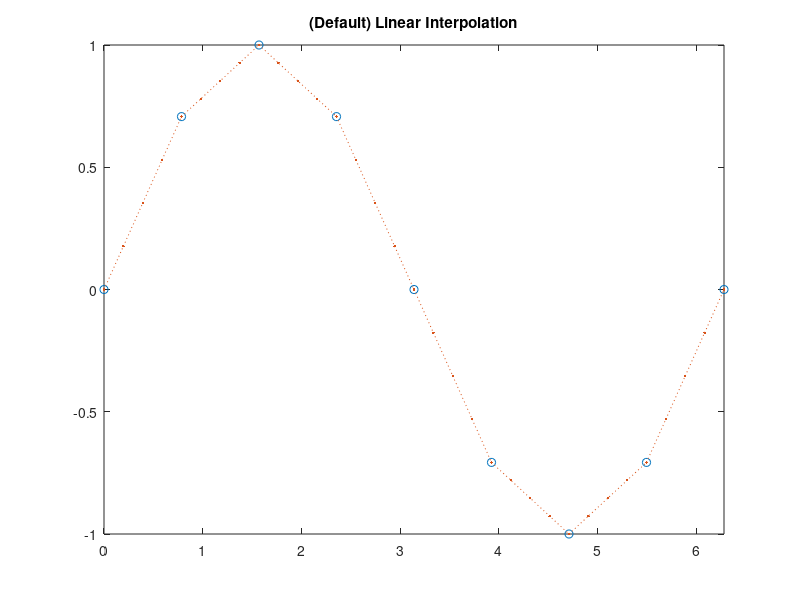
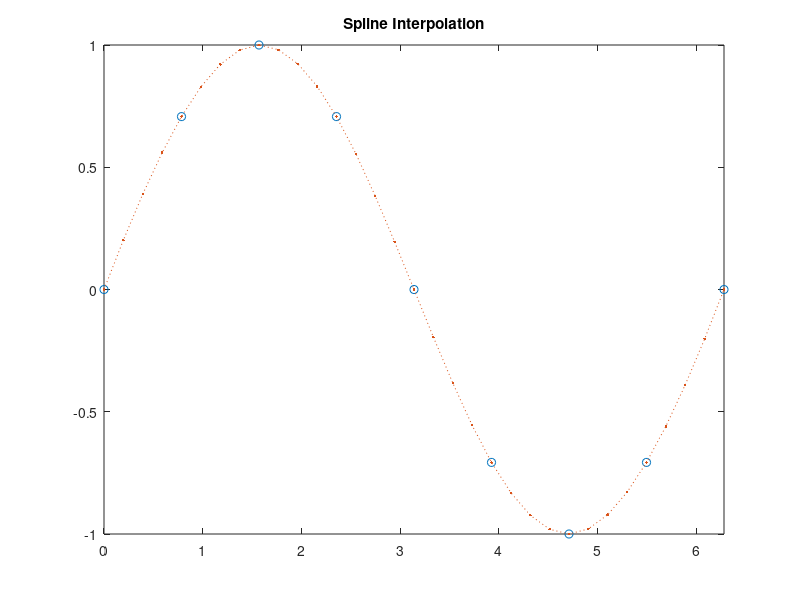
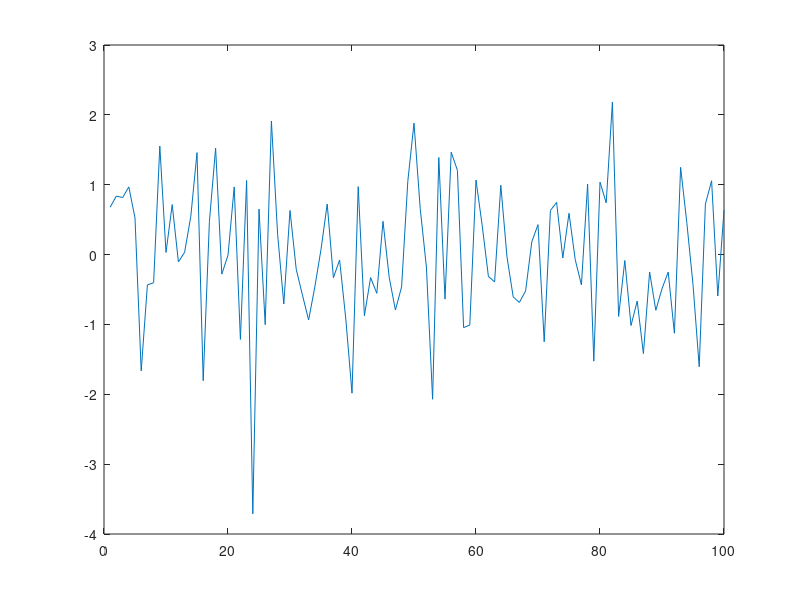
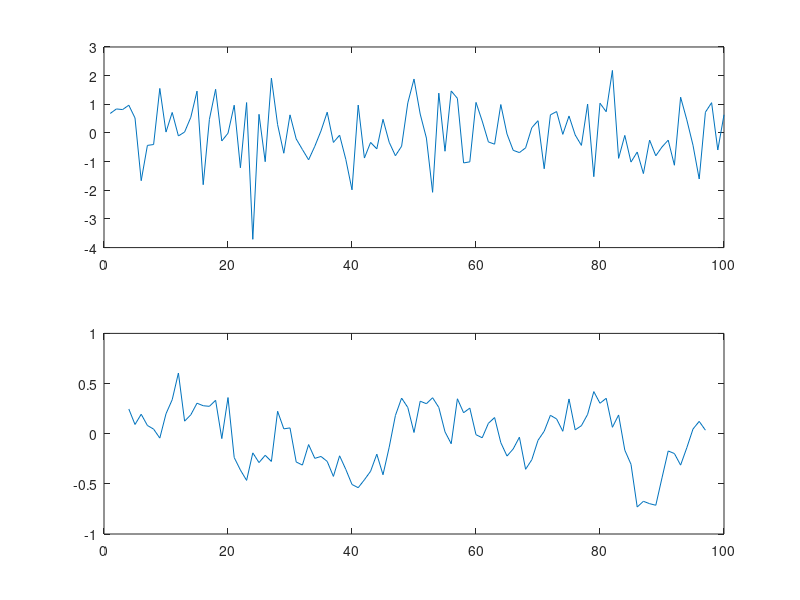

These charts were generated, in order, by the following MATLAB code:
%% Lab 8 Reveiw convolution, functions, and SD
% Name
% COntact info, etc
% This requires the normalize function in this folder

%% 0 Init 
clear all
close all
clc

%%
x = 0:pi/4:2*pi; % Should correspond to days that are not missing
v = sin(x); % data that is not missing
xq = 0:pi/16:2*pi; % Days that have data that IS missing

figure
vq1 = interp1(x,v,xq);
plot(x,v,'o',xq,vq1,':.');
xlim([0 2*pi]);
title('(Default) Linear Interpolation');


figure
vq2 = interp1(x,v,xq,'spline');
plot(x,v,'o',xq,vq2,':.');
xlim([0 2*pi]);
title('Spline Interpolation');

%% Convolution Review

x = randn(100,1)
figure 
plot(x)


kernelLength = 7;
kernel = ones(kernelLength,1)./kernelLength;
smoothedX = conv(x,kernel, 'valid');
xAxis = (((kernelLength-1)/2)+1):length(x)-((kernelLength-1)/2)


figure
subplot(2,1,1)
plot(x)
subplot(2,1,2)
plot(xAxis,smoothedX)

% Always gets you the correct xAxis for convolved data
(((kernelLength-1)/2)+1):length(x)-((kernelLength-1)/2)




%% Correlation

X = randn(100,10);
corr(X)


X = randn(100,1);
Y = X.*.8 + randn(100,1);


figure
scatter(X,Y)
[B,BINT,R,RINT,STATS] = regress(Y,[ones(length(X),1) X])










